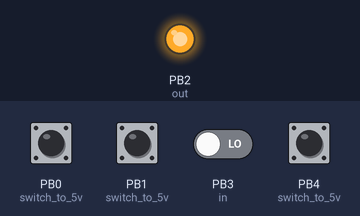
Bench run of a sketch on a simulated ATtiny85, built with avr-gcc and run on an emulated ATtiny85. On the bench: output pins drawn as LEDs (lit = HIGH). Dashed ring = blinking. The test bench sets the inputs (shaded band); at power-on: PB0 (switch_to_5v), PB1 (switch_to_5v), PB3 (in), PB4 (switch_to_5v) LOW.

Above: at 1.2 s.
1.3 s: PB3 (in) driven HIGH
At 1.8 s:
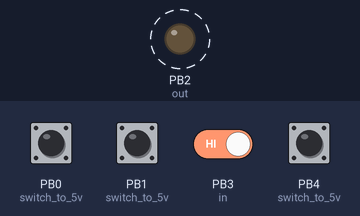
Timing chart, 0 to 10.3 s (numbered marks = the images above; inputs shaded):
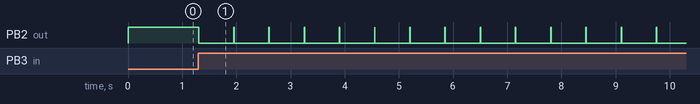

The sketch:

clockmult.ino
```cpp
/*
    SEE NEWER VERSION (MAIN.CPP) FOR NON-ARDUINO IMPLEMENTATION
*/

// Clock multiplier
// By Simon Juhl
// www.simonjuhl.net
// Circuit Diagram: www.github.com/simonjuha/ATTiny85-beat-clock-multiplier/blob/master/diagram.png
int pulseState = LOW;
float clockSpeed = 0;
const int pulseLength = 8000; // 8ms
long lastPulse;
long lastOutPulse;
bool pulseHigh = false;
const int in = 3;
const int out = 2;
int mult; // change mult in loop
unsigned long time;

void setup() {
  pinMode(out, OUTPUT); // clock ouput
  pinMode(in, INPUT); // clock input
  pinMode(4, INPUT); // switch to 5v (clock x2)
  pinMode(1, INPUT); // switch to 5v (clock x3)
  pinMode(0, INPUT); // switch to 5v (clock x4)
}

void loop() {
  // multiply settings
  mult = 2; // multi base

  // multiplication - remove if not needed
  // mult could be controlled by analog input
  if (digitalRead(4) == HIGH) {
    mult = mult * 2;
  }
  if (digitalRead(1) == HIGH) {
    mult = mult * 3;
  }
  if (digitalRead(0) == HIGH) {
    mult = mult * 4;
  }

  // clock input
  time = micros(); // save time
  if (digitalRead(in) == HIGH && pulseHigh == false) {
    pulseHigh = true;
    clockSpeed = (time - lastPulse); // save clock speed
    lastPulse = time; // save time since last pulse
  }
  if (digitalRead(in) == LOW) {
    pulseHigh = false;
  }

  // clock output
  if (time >= lastOutPulse + clockSpeed / mult || time == lastPulse) {
    digitalWrite(out, HIGH);
    lastOutPulse = time; // save rising edge time
  }

  // pulse
  if (time == lastPulse + pulseLength || time >= lastOutPulse + pulseLength) { // check if x time has passed since HIGH pulse
    digitalWrite(out, LOW);
  }
}
```

Measured:
- after the input at 1.3 s, PB2 (out): alternates HIGH for 0.01 s and LOW for 0.64 s, starting at once
